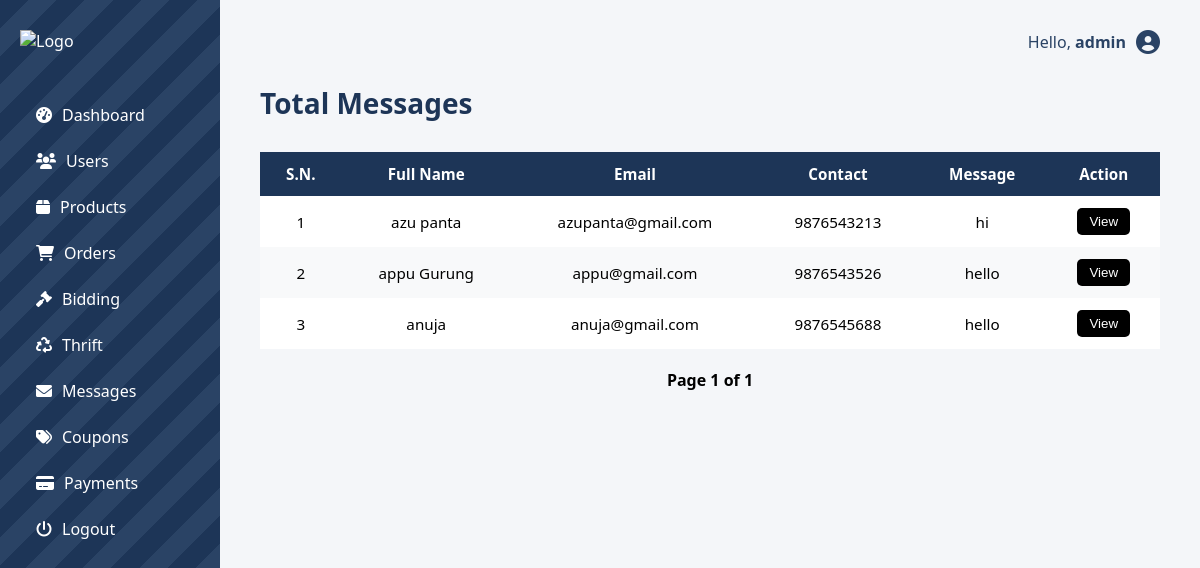
Page /dashboard/messages/ (signed in) on the committed database.
### MS/models.py (models this page shows, shortened)
class CustomUser(AbstractUser):
    ROLE_CHOICES = [
        ('customer', 'Customer'),
        ('admin', 'Admin'),
        ('vendor', 'Vendor'),
    ]
    SIZE_CHOICES = [
        ('XS', 'Extra Small'),
        ('S', 'Small'),
        ('M', 'Medium'),
        ('L', 'Large'),
        ('XL', 'Extra Large'),
        ('Free', 'Free Size'),
    ]
    role = models.CharField(max_length=10, choices=ROLE_CHOICES, default='customer')
    is_vendor = models.BooleanField(default=False)
    size = models.CharField(max_length=10, choices=SIZE_CHOICES, blank=True, null=True)
    store_name = models.CharField(max_length=255, blank=True, null=True)
    description = models.TextField(blank=True, null=True)
    logo = models.ImageField(upload_to='vendor_logos/', blank=True, null=True)
    groups = models.ManyToManyField(
        'auth.Group',
        related_name='customuser_set',
        blank=True
    )
    user_permissions = models.ManyToManyField(
        'auth.Permission',
        related_name='customuser_permissions',
        blank=True
    )

class ContactMessage(models.Model):
    full_name = models.CharField(max_length=100)
    email = models.EmailField()
    contact = models.CharField(max_length=20)
    message = models.TextField()
    created_at = models.DateTimeField(auto_now_add=True)

### MS/views.py (the view)
# urls.py: path('dashboard/messages/', views.admin_messages_view, name='admin_messages'),
@login_required
def admin_messages_view(request):
    messages_list = ContactMessage.objects.all().order_by('-created_at')
    paginator = Paginator(messages_list, 10)  # Show 5 messages per page
    page_number = request.GET.get('page')
    page_obj = paginator.get_page(page_number)
    return render(request, 'mytemplates/admin_messages.html', {'page_obj': page_obj})

### MS/context_processors.py (called while the page is built)
def notification_context(request):
    if not request.user.is_authenticated:
        return {}
    user = request.user
    alerts = Notification.objects.filter(user=user, is_read=False).order_by('-timestamp')
    unread_count = alerts.count()
    alerts = alerts[:10]  # slice after count
    chat_messages = Chat.objects.filter(
        Q(sender=user) | Q(thrift__user=user)
    ).order_by('-timestamp')[:10]
    return {
        'alerts': alerts,
        'unread_count': unread_count,
        'chat_messages': chat_messages,
    }

### MS/templates/mytemplates/admin_messages.html (shortened to what this page needs)
{% extends 'mytemplates/admin_dashboard.html' %}
{% load static %}
{% block content %}
<h1>Total Messages</h1>
<div class="table-container">
  <table>
    <thead>
      <tr>
        <th>S.N.</th>
        <th>Full Name</th>
        <th>Email</th>
        <th>Contact</th>
        <th>Message</th>
        <th>Action</th>
      </tr>
    </thead>
    <tbody>
      {% for message in page_obj %}
      <tr>
        <td>{{ forloop.counter }}</td>
        <td>{{ message.full_name }}</td>
        <td>{{ message.email }}</td>
        <td>{{ message.contact }}</td>
        <td>{{ message.message|truncatechars:50 }}</td>
        <td>
          <button class="view-btn" data-name="{{ message.full_name }}" data-message="{{ message.message }}">View</button>
        </td>
      </tr>
      {% empty %}
      <tr><td colspan="6">No messages found.</td></tr>
      {% endfor %}
    </tbody>
  </table>
</div>
<div class="pagination">
  <span class="current-page">Page {{ page_obj.number }} of {{ page_obj.paginator.num_pages }}</span>
</div>
{% endblock %}

### MS/templates/mytemplates/admin_dashboard.html (shortened to what this page needs)
{% load static %}
<!DOCTYPE html>
<html lang="en">
<head>
  <link rel="stylesheet" href="{% static 'css/admin_dashboard.css' %}">
  <link rel="stylesheet" href="https://cdnjs.cloudflare.com/ajax/libs/font-awesome/6.0.0/css/all.min.css">
</head>
<body>
<div class="admin-container">
  <div class="sidebar">
    <div class="logo">
      <img src="{% static 'images/finallogo.png' %}" alt="Logo">
    </div>
    <ul class="nav">
        <li><a href="{% url 'admin_dashboard' %}"><i class="fas fa-tachometer-alt"></i> Dashboard</a></li>
        <li><a href="{% url 'admin_users' %}"><i class="fas fa-users"></i> Users</a></li>
        <li><a href="{% url 'admin_products' %}"><i class="fas fa-box"></i> Products</a></li>
        <li><a href="{% url 'admin_all_orders' %}"><i class="fas fa-shopping-cart"></i> Orders</a></li>
        <li><a href="{% url 'admin_bidding' %}"><i class="fas fa-gavel"></i> Bidding</a></li>
        <li><a href="{% url 'admin_thrift' %}"><i class="fas fa-recycle"></i> Thrift</a></li>
        <li><a href="{% url 'admin_messages' %}"><i class="fas fa-envelope"></i> Messages</a></li>
        <li><a href="{% url 'admin_coupons' %}"><i class="fas fa-tags"></i> Coupons</a></li>
        <li><a href="{% url 'admin_payment_report' %}"><i class="fas fa-credit-card"></i> Payments</a></li>
        <li><a href="{% url 'logout' %}"><i class="fas fa-power-off"></i> Logout</a></li>
    </ul>
  </div>
  <div class="main">
    <div class="topbar">
      <p>Hello, <strong>{{ request.user.username }}</strong></p>
      <i class="fas fa-user-circle"></i>
    </div>
    {% block content %}{% endblock %}
  </div>
</div>
</body>
</html>

### static/css/admin_dashboard.css (style rules this page uses)
* { margin: 0; padding: 0; box-sizing: border-box; }
html, body { height: 100%; }
body { font-family: 'Segoe UI', sans-serif; background-color: #f4f6f9; }
.admin-container { display: flex; min-height: 100vh; }
.sidebar { width: 220px; background: repeating-linear-gradient( 135deg, #1d3557, #1d3557 20px, #2a4365 20px, #2a4365 40px ); color: white; padding: 30px 20px; min-height: 100vh; position: sticky; top: 0; align-self: flex-start; }
.sidebar .logo img { width: 120px; margin-bottom: 40px; }
.sidebar .nav { list-style: none; padding-left: 0; }
.sidebar .nav li { padding: 12px 16px; display: flex; align-items: center; gap: 12px; cursor: pointer; border-radius: 6px; transition: background-color 0.2s ease; }
.sidebar .nav li a { color: white; text-decoration: none; display: flex; align-items: center; gap: 10px; }
.main { flex: 1; padding: 30px 40px; }
.topbar { display: flex; justify-content: flex-end; align-items: center; gap: 10px; margin-bottom: 30px; }
.topbar p { font-size: 16px; color: #2a4365; }
.topbar i { font-size: 24px; color: #2a4365; }
h1, h2 { font-size: 28px; margin-bottom: 30px; color: #1d3557; }
.table-container { overflow-x: auto; margin-top: 30px; }
table { width: 100%; border-collapse: collapse; background-color: #fff; box-shadow: 0 0 10px rgba(0,0,0,0.03); font-size: 0.95rem; }
table th, table td { padding: 12px 16px; text-align: center; vertical-align: middle; }
table thead { background-color: #1d3557; color: white; }
table tbody tr:nth-child(even) { background-color: #f8f9fa; }

### MS/templates/mytemplates/admin_messages.html (style rules this page uses)
.view-btn { padding: 6px 12px; border: none; background: #000; color: #fff; cursor: pointer; border-radius: 5px; }
.pagination { margin-top: 20px; text-align: center; }
.current-page { font-weight: bold; }

### rows in the picture
CustomUser: user.username "admin"
ContactMessage: full_name "azu panta", email "azupanta@gmail.com", contact "9876543213", message "hi"
ContactMessage: full_name "appu Gurung", email "appu@gmail.com", contact "9876543526", message "hello"
ContactMessage: full_name "anuja", email "anuja@gmail.com", contact "9876545688", message "hello"

### other values in the picture
{{ page_obj.number }} "1"
{{ page_obj.paginator.num_pages }} "1"
